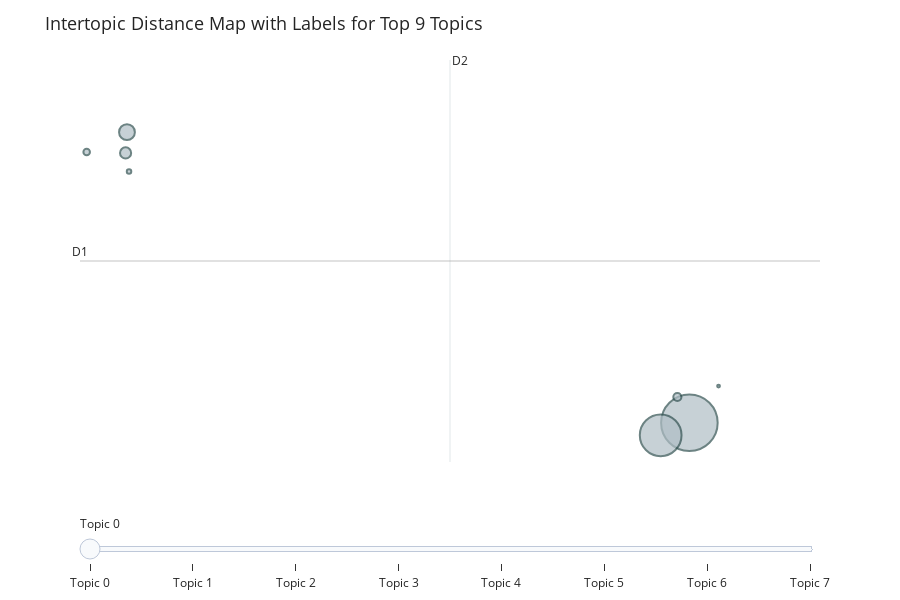

Notebook code cell kept with this figure:
### Code cell
# Step 6: Visualize the topic relationships for the top topics using three methods

# Check the number of topics generated
topic_info = topic_model.get_topic_info()
n_generated_topics = len(topic_info[topic_info.Topic != -1])  # Exclude outliers (-1)

# Display the number of generated topics
print(f"Number of topics generated: {n_generated_topics}")

# Ensure we can reduce to at most the number of topics generated
nr_topics_to_reduce = min(n_generated_topics, 10)  # Choose the minimum between generated topics and 10

# Filter the model to only keep the top topics
# Use documents_cleaned instead of documents_processed if that's your variable for preprocessed documents
topic_model_reduced = topic_model.reduce_topics(documents_cleaned, nr_topics=nr_topics_to_reduce)

# 1. Intertopic Distance Map for Top Topics with Labels
print(f"Visualizing the Intertopic Distance Map for Top {nr_topics_to_reduce} Topics...")

# Visualize the Intertopic Distance Map with labels (interactive)
intertopic_distance_fig = topic_model_reduced.visualize_topics()

# The labels for topics are shown with the top words in this interactive plot
# You can add further styling if needed
intertopic_distance_fig.update_layout(
    title=f"Intertopic Distance Map with Labels for Top {nr_topics_to_reduce} Topics",
    title_font_size=18,
    font=dict(size=12),
    width=900, height=600
)

# Show the interactive plot
intertopic_distance_fig.show()

### Figure 1 — Plotly figure (JSON) as saved in the notebook; plotly's stock layout.template omitted (floating-point values rounded to 4 significant figures)
{"data": [{"customdata": [[0, "transformer | model | language | learning | data", 4100], [1, "of | patient | effect | case | liver", 2230], [2, "catalyst | pt | fuel | surface | electrode", 321], [3, "neutron | plasma | perturbation | sensitivity | calculation", 159], [4, "ict | tour | technology | gpts | general", 84], [5, "quantum | theory | state | generalized | attack", 55], [6, "plate | bimodular | vibration | laminated | shear", 26], [7, "de | la | los | en | classical", 10]], "hovertemplate": "<b>Topic %{customdata[0]}</b><br>%{customdata[1]}<br>Size: %{customdata[2]}", "legendgroup": "", "marker": {"color": "#B0BEC5", "line": {"color": "DarkSlateGrey", "width": 2}, "size": [4100, 2230, 321, 159, 84, 55, 26, 10], "sizemode": "area", "sizeref": 2.562, "symbol": "circle"}, "mode": "markers", "name": "", "orientation": "v", "showlegend": false, "type": "scatter", "x": [10.25, 9.798, 1.343, 1.321, 10.06, 0.7041, 1.375, 10.72], "xaxis": "x", "y": [5.168, 4.827, 13.05, 12.49, 5.866, 12.51, 11.98, 6.162], "yaxis": "y"}], "layout": {"annotations": [{"showarrow": false, "text": "D1", "x": 0.5984, "y": 9.555, "yshift": 10}, {"showarrow": false, "text": "D2", "x": 6.461, "xshift": 10, "y": 15.01}], "font": {"size": 12}, "height": 600, "hoverlabel": {"bgcolor": "white", "font": {"family": "Rockwell", "size": 16}}, "legend": {"itemsizing": "constant", "tracegroupgap": 0}, "margin": {"t": 60}, "shapes": [{"line": {"color": "#CFD8DC", "width": 2}, "type": "line", "x0": 6.461, "x1": 6.461, "y0": 4.103, "y1": 15.01}, {"line": {"color": "#9E9E9E", "width": 2}, "type": "line", "x0": 0.5984, "x1": 12.32, "y0": 9.555, "y1": 9.555}], "sliders": [{"active": 0, "pad": {"t": 50}, "steps": [{"args": [{"marker.color": [["red", "#B0BEC5", "#B0BEC5", "#B0BEC5", "#B0BEC5", "#B0BEC5", "#B0BEC5", "#B0BEC5"]]}], "label": "Topic 0", "method": "update"}, {"args": [{"marker.color": [["#B0BEC5", "red", "#B0BEC5", "#B0BEC5", "#B0BEC5", "#B0BEC5", "#B0BEC5", "#B0BEC5"]]}], "label": "Topic 1", "method": "update"}, {"args": [{"marker.color": [["#B0BEC5", "#B0BEC5", "red", "#B0BEC5", "#B0BEC5", "#B0BEC5", "#B0BEC5", "#B0BEC5"]]}], "label": "Topic 2", "method": "update"}, {"args": [{"marker.color": [["#B0BEC5", "#B0BEC5", "#B0BEC5", "red", "#B0BEC5", "#B0BEC5", "#B0BEC5", "#B0BEC5"]]}], "label": "Topic 3", "method": "update"}, {"args": [{"marker.color": [["#B0BEC5", "#B0BEC5", "#B0BEC5", "#B0BEC5", "red", "#B0BEC5", "#B0BEC5", "#B0BEC5"]]}], "label": "Topic 4", "method": "update"}, {"args": [{"marker.color": [["#B0BEC5", "#B0BEC5", "#B0BEC5", "#B0BEC5", "#B0BEC5", "red", "#B0BEC5", "#B0BEC5"]]}], "label": "Topic 5", "method": "update"}, {"args": [{"marker.color": [["#B0BEC5", "#B0BEC5", "#B0BEC5", "#B0BEC5", "#B0BEC5", "#B0BEC5", "red", "#B0BEC5"]]}], "label": "Topic 6", "method": "update"}, {"args": [{"marker.color": [["#B0BEC5", "#B0BEC5", "#B0BEC5", "#B0BEC5", "#B0BEC5", "#B0BEC5", "#B0BEC5", "red"]]}], "label": "Topic 7", "method": "update"}]}], "title": {"font": {"size": 18}, "text": "Intertopic Distance Map with Labels for Top 9 Topics"}, "width": 900, "xaxis": {"anchor": "y", "domain": [0, 1], "range": [0.5984, 12.32], "title": {"text": ""}, "visible": false}, "yaxis": {"anchor": "x", "domain": [0, 1], "range": [4.103, 15.01], "title": {"text": ""}, "visible": false}}}
